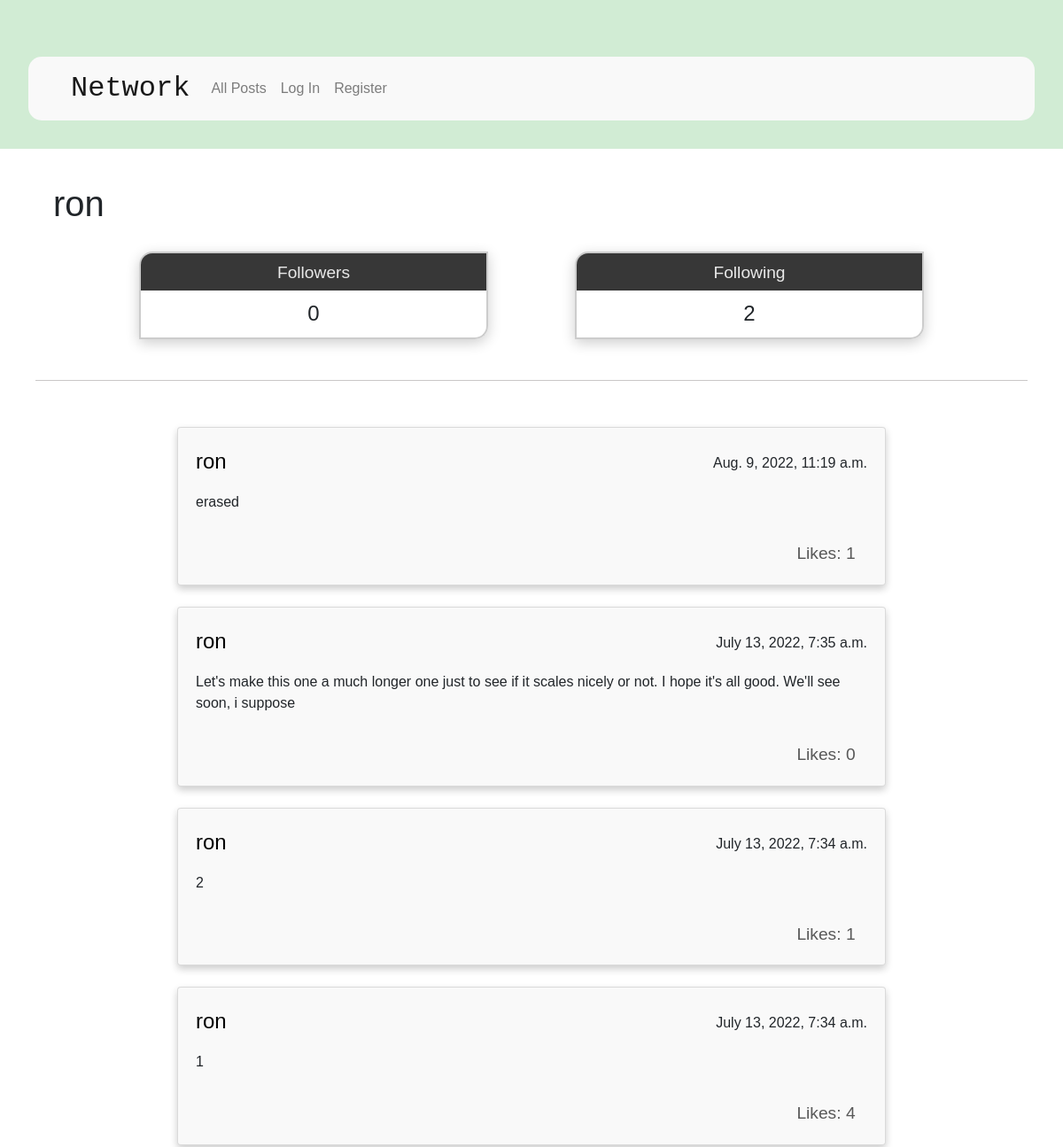
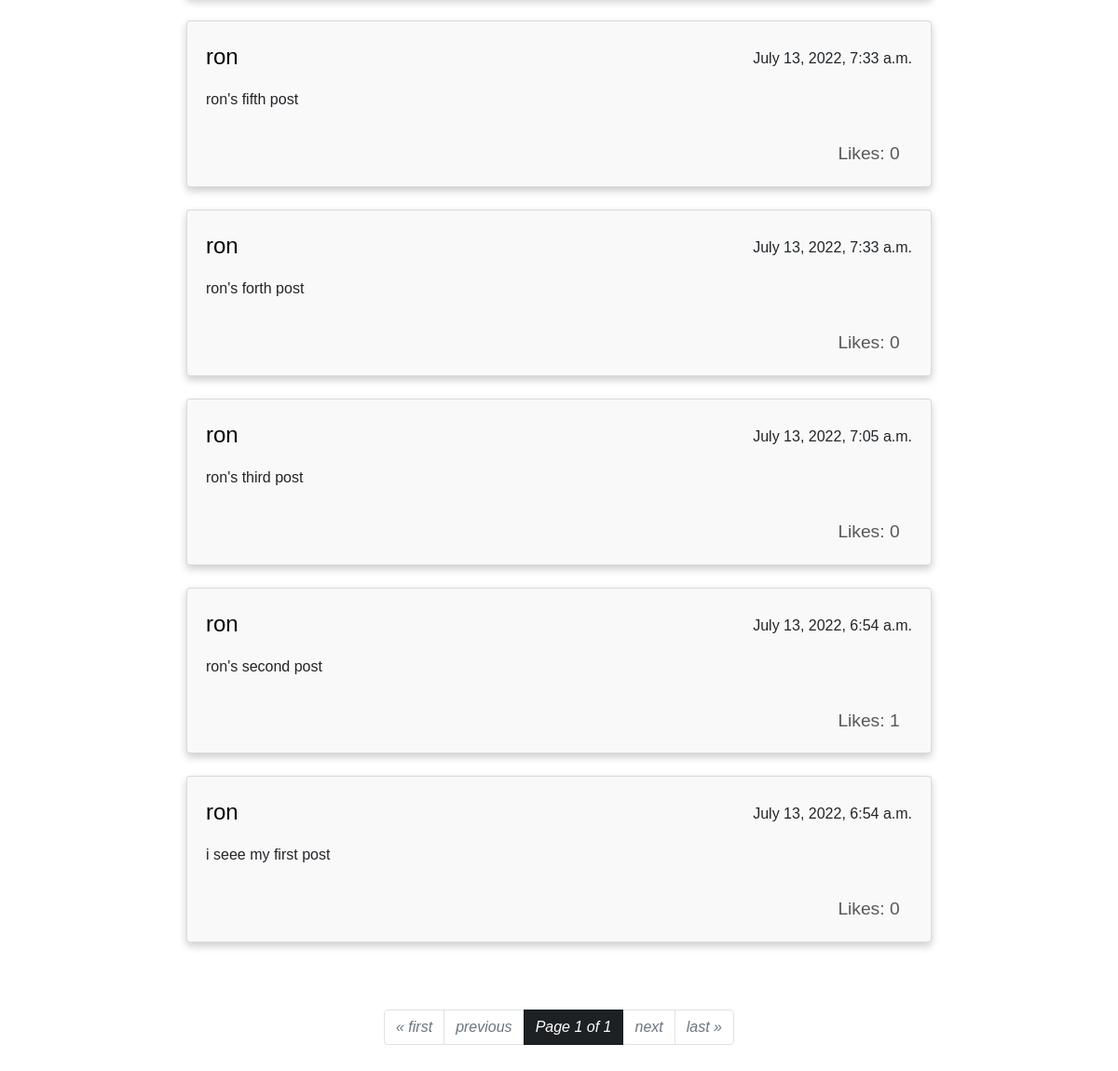
Page /user/ron on the committed database (2 pictures, top to bottom).
### network/models.py (models this page shows, shortened)
class User(AbstractUser):
    followers = models.ManyToManyField("self", related_name="following", default=None, blank=True, symmetrical=False)

class Post(models.Model):
    creator = models.ForeignKey(User, on_delete=models.CASCADE, related_name="posts")
    content = models.CharField(max_length=300, blank=False)
    created_at = models.DateTimeField(auto_now_add=True)
    likes = models.IntegerField(default=0)
    liked_by = models.ManyToManyField(User, related_name="liked", default=None)

### network/views.py (the view)
# urls.py: path("user/<str:this_user_name>", views.user_page, name="user_page"),
def user_page(request, this_user_name):
    this_user = User.objects.get(username = this_user_name)
    this_users_posts = Post.objects.filter(creator = this_user).order_by("-created_at")
    page_obj = pagination(this_users_posts, request)
    return render(request, "network/user_page.html", {
        "this_user": this_user,
        "page_obj": page_obj
    })

### network/views.py (called while the page is built)
def pagination(posts, request):
    paginator = Paginator(posts, 10)
    page_number = request.GET.get("page")
    return paginator.get_page(page_number)

### network/templates/network/user_page.html (shortened to what this page needs)
{% extends "network/layout.html" %}
{% load static %}
{% block body %}
    <div class="user-head">
        <h1 class="name-of-user" id="this_user_username">{{ this_user.username }}</h1>
    </div>
    <div class="user-stats">
        <div class="followers">
            <h3 class="followers-label">Followers</h3>
            <h4 class="followers-count" id="followers_count">{{ this_user.followers.count }}</h4>
        </div>
        <div class="followers">
            <h3 class="followers-label">Following</h3>
            <h4 class="followers-count">{{ this_user.following.count }}</h4>
        </div>
    </div>
    {% include "network/posts_render.html" %}
{% endblock %}

### network/templates/network/posts_render.html (shortened to what this page needs)
{% block posts_display %}
   <hr>
   <div class="postsdiv">
    {% for post in page_obj %}
        <div class="card">
            <div class="card-body">
                <div class="post-head">
                    <p class="card-text date">{{ post.created_at }}</p>
                    <a href="{% url 'user_page' post.creator %}" class="card-title">{{ post.creator }}</a>
                </div>
                <div id="content{{ post.id }}" class="card-text">{{ post.content }}</div>
                {% if user.is_authenticated %}
                    <div class="logged-likes">
                        <button id="{{ post.id }}" class="btn btn-dark like_button"></button>
                        <p id="number{{ post.id }}" class="likes_number">{{ post.likes }}</p>
                    </div>
                    {% if post.creator == user %}
                        <button id="edit{{ post.id }}" class="btn btn-dark edit_button">Edit</button>
                    {% endif %}
                {% else %}
                <p id="number{{ post.id }}" class="likes_number">Likes:   {{ post.likes }}</p>
                {% endif %}
            </div>
        </div>
    {% endfor %}
    </div>
    <div class="pag-menu">
        <ul class="pagination justify-content-center">
            {% if page_obj.has_previous %}
                <li class="page-item"><a class="page-link" href="?page=1">&laquo; first</a></li>
                <li class="page-item"><a class="page-link" href="?page={{ page_obj.previous_page_number }}">previous</a></li>
            {% else %}
                <li class="page-item disabled"><a class="page-link" href="#" tabindex="-1" aria-disabled="true">&laquo; first</a></li>
                <li class="page-item disabled"><a class="page-link" href="#" tabindex="-1" aria-disabled="true">previous</a></li>
            {% endif %}
            <li class="page-item active"><a class="page-link active btn-dark" href="">Page {{ page_obj.number }} of {{ page_obj.paginator.num_pages }}</a></li>
            {% if page_obj.has_next %}
                <li class="page-item"><a class="page-link" href="?page={{ page_obj.next_page_number }}">next</a></li>
                <li class="page-item"><a class="page-link" href="?page={{ page_obj.paginator.num_pages }}">last &raquo;</a></li>
            {% else %}
                <li class="page-item disabled"><a class="page-link" href="#" tabindex="-1" aria-disabled="true">next</a></li>
                <li class="page-item disabled"><a class="page-link" href="#" tabindex="-1" aria-disabled="true">last &raquo;</a></li>
            {% endif %}
        </ul>
      </div>
{% endblock %}

### network/static/network/styles.css (style rules this page uses)
body { font-family:'Gill Sans', 'Gill Sans MT', Calibri, 'Trebuchet MS', sans-serif; }
hr { margin: 30px -20px 20px; border: 0; border-top: 1px solid #c9c7c7; }
.card { margin: auto; margin-bottom: 1.5em; width: 80%; max-width: 50em; box-shadow: 0 4px 8px 0 rgba(0, 0, 0, 0.2); background-color: rgba(6, 6, 5, 0.024); }
.postsdiv { padding: auto; padding-top: 2em; padding-bottom: 1em; min-width: 20em; border-radius: 5px; }
.post-head { width: auto; margin-bottom: 1em; }
.card-title { font-size: 1.5em; color:black; white-space: nowrap; }
.card-text { margin-bottom: 2em; }
.date { float: right; padding-top: 0.5em; margin-bottom: 0; }
.pag-menu { padding-block: 2em; }
.page-link { font-style: italic; color: black; }
.likes_number { float: inline-end; font-size: 1.2em; color: rgb(88, 88, 88); padding-right: 0.7em; text-align: right; margin: auto; }
.user-stats { display:inline-flex; position:relative; width:100%; margin: auto; padding-inline: 3em; padding-block: 1em; }
.followers { margin-left: auto; margin-right: auto; border-top-left-radius: 15px; border-bottom-right-radius: 15px; text-align: center; width: 40%; box-shadow: 0 4px 15px 0 rgba(0, 0, 0, 0.2); }
.followers-label { border: 2px solid #ccc; border-bottom: none; border-top-left-radius: 15px; margin: auto; padding: 0.5em; background-color: rgba(0, 0, 0, 0.786); color: rgb(233, 233, 233); font-size: 120%; }
.followers-count { border: 2px solid #ccc; border-top: none; margin: auto; padding: 0.5em; border-bottom-right-radius: 15px; }
.user-head { display: flex; margin: auto; width: 100%; }
.name-of-user { line-height: 1.5em; }

### rows in the picture
User: username "ron", followers.count "0", following.count "2"
Post: created_at "Aug. 9, 2022, 11:19 a.m.", creator "ron", content "erased", likes "1"
Post: created_at "July 13, 2022, 7:35 a.m.", creator "ron", content "Let's make this one a much longer one just to see if it scales nicely or not. I hope it's all good. We'll see soon, i suppose", likes "0"
Post: created_at "July 13, 2022, 7:34 a.m.", creator "ron", content "2", likes "1"
Post: created_at "July 13, 2022, 7:34 a.m.", creator "ron", content "1", likes "4"
Post: created_at "July 13, 2022, 7:33 a.m.", creator "ron", content "ron's fifth post", likes "0"
Post: created_at "July 13, 2022, 7:33 a.m.", creator "ron", content "ron's forth post", likes "0"
Post: created_at "July 13, 2022, 7:05 a.m.", creator "ron", content "ron's third post", likes "0"
Post: created_at "July 13, 2022, 6:54 a.m.", creator "ron", content "ron's second post", likes "1"
Post: created_at "July 13, 2022, 6:54 a.m.", creator "ron", content "i seee my first post", likes "0"

### other values in the picture
{{ page_obj.number }} "1"
{{ page_obj.paginator.num_pages }} "1"
